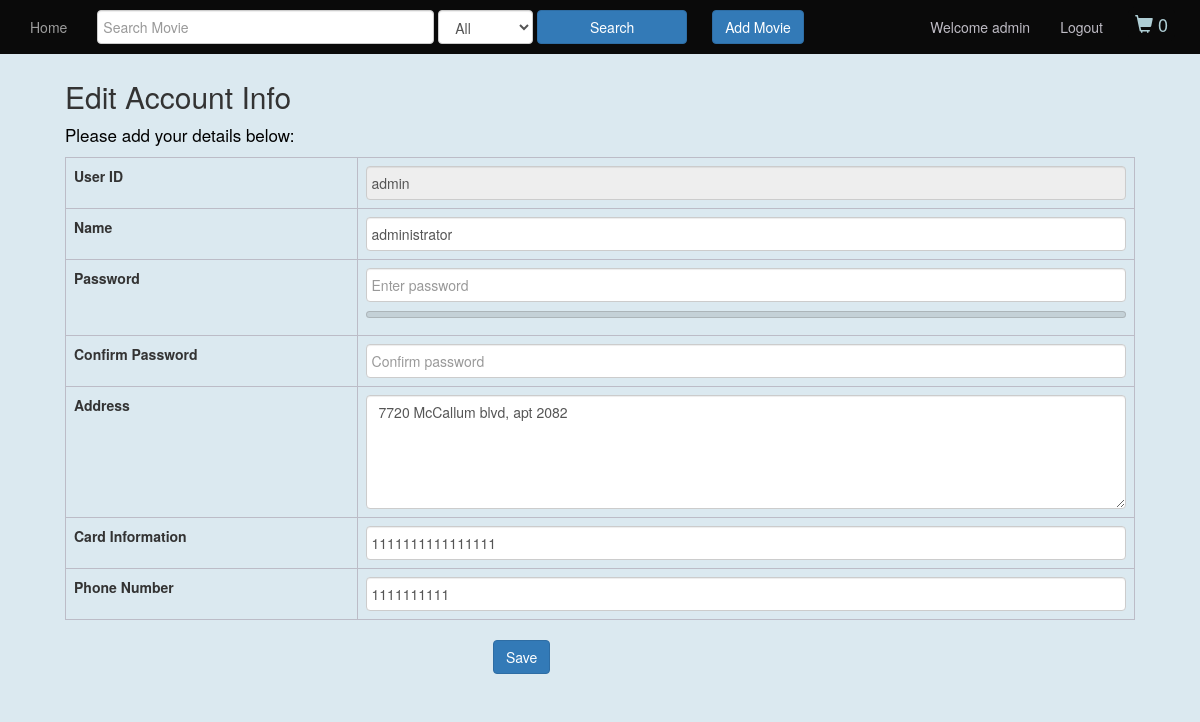
Screenshot of /signup_page.php (signed in) with the database file from the repository.
### tables this page shows
CREATE TABLE `users` (
  `user_id` varchar(100) NOT NULL,
  `name` varchar(100) NOT NULL,
  `password` varchar(255) NOT NULL,
  `address` varchar(1000) NOT NULL,
  `card_info` char(16) NOT NULL,
  `phone` char(10) NOT NULL
);

### signup_page.php (the view, shortened to what this page needs)
<?php
    if(isset($_SESSION["user_id"]) && $_SESSION["user_id"] != "guest") {
        $user=$_SESSION["user_id"];
        $servername = "localhost";
        $username = "root";
        $password = "root";
        $db = "onlinemoviestore";
        $conn = mysqli_connect($servername, $username, $password, $db);
        $query="select * from users where user_id='".$user."'";
	      $result = mysqli_query($conn,$query);
        $row = mysqli_fetch_array($result);
        $name=$row['name'];
        $address=$row['address'];
        $card_info=$row['card_info'];
        $phone=$row['phone'];
	}
?>
<!DOCTYPE html>
<html>
  <head>
    <link href="//maxcdn.bootstrapcdn.com/bootstrap/3.3.0/css/bootstrap.min.css", rel="stylesheet">
    <link href="css/style.css" rel="stylesheet">
    <link href="css/admin.css" rel="stylesheet">
    <link href="css/signup.css" rel="stylesheet" >
    <link href="css/login.css" rel="stylesheet">
  </head>
  <body>
    <?php require('nav_bar.php');?>
    <div class="container detail">
      <h2><?php if ($user == ""){echo "Create New Account";} else{ echo "Edit Account Info";}?></h2>
      <p>Please add your details below:</p>
      <form id="signupDetails" method="POST" onsubmit="return false">
          <table id="signupInfo" class="table table-bordered">
              <tbody>
                  <tr>
                      <td>User ID</td>
                      <td><input class="form-control" type="text" name="userid" id="userid" placeholder="Enter userid" <?php if ($user != "") { echo 'value="'.$user.'"  disabled';} ?> required/></td>
                  </tr>
                  <tr>
                      <td>Name</td>
                      <td><input type="text" class="form-control" name="name" id="name" placeholder="Enter name" value='<?php  echo $name ?>' required></td>
                  </tr>
                  <tr>
                    <td>Password</td>
                    <td>
                        <input type="password"  class="form-control" name="password" id="password" placeholder="Enter password" value='' required>
                        <meter max="4" id="password-strength-meter"></meter>
                    </td>
                  </tr>
                  <tr>
                    <td>Confirm Password</td>
                    <td>
                        <input type="password"  class="form-control" name="cnfPassword" id="cnfPassword" placeholder="Confirm password" value='' required>
                    </td>
                  </tr>
                  <tr>
                      <td>Address</td>
                      <td><textarea class="form-control" rows="5" name="address" id="address" placeholder="Enter address details" required><?php  echo $address?></textarea></td>
                  </tr>
                  <tr>
                      <td>Card Information</td>
                      <td><input type="text" class="form-control" name="card_info" id="card_info"  maxlength="16" placeholder="Enter card number" value='<?php  echo $card_info?>' required></td>
                  </tr>
                  <tr>
                      <td>Phone Number</td>
                      <td><input type="text" class="form-control" name="phonenumber" id="phonenumber" maxlength="10" placeholder="Enter phone number" value='<?php  echo $phone?>' required></td>
                  </tr>
              </tbody>
          </table>
          <div class="save">
              <input id='btnSave' name='btnSave' type = 'submit' class='btn btn-primary' value='<?php if ($user == ""){ echo "Sign up";} else{echo "Save";}?>'></button>
          </div>
      </form>
    </div>
  <body>
</html>

### css/style.css (style rules this page uses)
body { background-color: #10171b; }
input[type="number"], textarea { background-color : #e0eaea; color: black; border-radius: 5px; }

### css/admin.css (style rules this page uses)
body { height: 100%; background-color: #dbe9f0; }
div.detail { padding-left: 50px; padding-right: 50px; margin-top: 60px; }
p { color: black; font-size:17px; }
.table-bordered > tbody > tr > td, .table-bordered > tbody > tr > th, .table-bordered > tfoot > tr > td, .table-bordered , .table-bordered > thead > tr > td, .table-bordered > thead > tr > th { border: 1px solid #bcbcc7; }
div.save { padding-left: 40%; margin-bottom: 20px; }

### css/signup.css (style rules this page uses)
meter { -webkit-appearance: meter; -moz-appearance: none; width: 100%; height: 1em; }
table#signupInfo tbody tr td:nth-child(1) { width:15%; font-weight: bold; }
table#signupInfo tbody tr td:nth-child(2) { width: 40%; }
input.form-control { padding-left: 5px; }
div.container.detail { margin-top: 60px; }

### rows the page displays
users: name "administrator", address "7720 McCallum blvd, apt 2082", card_info "1111111111111111", phonenumber "1111111111"

### other values shown
$user_id "admin"
$count "0"
